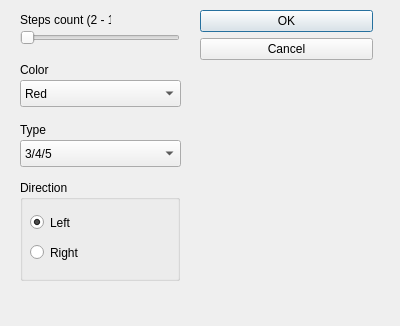
<?xml version="1.0" encoding="UTF-8"?>
<ui version="4.0">
 <class>QFractalDialog</class>
 <widget class="QDialog" name="QFractalDialog">
  <property name="geometry">
   <rect>
    <x>0</x>
    <y>0</y>
    <width>400</width>
    <height>326</height>
   </rect>
  </property>
  <property name="windowTitle">
   <string>Fractal settings</string>
  </property>
  <property name="modal">
   <bool>true</bool>
  </property>
  <widget class="QSlider" name="slSteps">
   <property name="geometry">
    <rect>
     <x>20</x>
     <y>30</y>
     <width>160</width>
     <height>16</height>
    </rect>
   </property>
   <property name="minimum">
    <number>2</number>
   </property>
   <property name="maximum">
    <number>18</number>
   </property>
   <property name="pageStep">
    <number>4</number>
   </property>
   <property name="orientation">
    <enum>Qt::Horizontal</enum>
   </property>
   <property name="invertedAppearance">
    <bool>false</bool>
   </property>
   <property name="tickPosition">
    <enum>QSlider::NoTicks</enum>
   </property>
  </widget>
  <widget class="QLabel" name="fractalStepsLabel">
   <property name="geometry">
    <rect>
     <x>20</x>
     <y>10</y>
     <width>91</width>
     <height>19</height>
    </rect>
   </property>
   <property name="text">
    <string>Steps count (2 - 17)</string>
   </property>
  </widget>
  <widget class="QComboBox" name="cbColor">
   <property name="geometry">
    <rect>
     <x>20</x>
     <y>80</y>
     <width>161</width>
     <height>27</height>
    </rect>
   </property>
   <item>
    <property name="text">
     <string>Red</string>
    </property>
   </item>
   <item>
    <property name="text">
     <string>Green</string>
    </property>
   </item>
   <item>
    <property name="text">
     <string>Blue</string>
    </property>
   </item>
  </widget>
  <widget class="QLabel" name="label">
   <property name="geometry">
    <rect>
     <x>20</x>
     <y>60</y>
     <width>72</width>
     <height>19</height>
    </rect>
   </property>
   <property name="text">
    <string>Color</string>
   </property>
  </widget>
  <widget class="QLabel" name="label_2">
   <property name="geometry">
    <rect>
     <x>20</x>
     <y>120</y>
     <width>72</width>
     <height>19</height>
    </rect>
   </property>
   <property name="text">
    <string>Type</string>
   </property>
  </widget>
  <widget class="QComboBox" name="cbType">
   <property name="geometry">
    <rect>
     <x>20</x>
     <y>140</y>
     <width>161</width>
     <height>27</height>
    </rect>
   </property>
   <item>
    <property name="text">
     <string>3/4/5</string>
    </property>
   </item>
   <item>
    <property name="text">
     <string>5/12/13</string>
    </property>
   </item>
   <item>
    <property name="text">
     <string>8/15/17</string>
    </property>
   </item>
   <item>
    <property name="text">
     <string>16/25/29</string>
    </property>
   </item>
  </widget>
  <widget class="QDialogButtonBox" name="buttonBox">
   <property name="geometry">
    <rect>
     <x>200</x>
     <y>10</y>
     <width>173</width>
     <height>151</height>
    </rect>
   </property>
   <property name="orientation">
    <enum>Qt::Vertical</enum>
   </property>
   <property name="standardButtons">
    <set>QDialogButtonBox::Cancel|QDialogButtonBox::Ok</set>
   </property>
  </widget>
  <widget class="QGroupBox" name="groupBox">
   <property name="geometry">
    <rect>
     <x>20</x>
     <y>180</y>
     <width>160</width>
     <height>101</height>
    </rect>
   </property>
   <property name="title">
    <string>Direction</string>
   </property>
   <property name="checkable">
    <bool>false</bool>
   </property>
   <widget class="QRadioButton" name="rbLeft">
    <property name="geometry">
     <rect>
      <x>10</x>
      <y>30</y>
      <width>117</width>
      <height>25</height>
     </rect>
    </property>
    <property name="text">
     <string>Left</string>
    </property>
    <property name="checked">
     <bool>true</bool>
    </property>
   </widget>
   <widget class="QRadioButton" name="radioButton_2">
    <property name="geometry">
     <rect>
      <x>10</x>
      <y>60</y>
      <width>117</width>
      <height>25</height>
     </rect>
    </property>
    <property name="text">
     <string>Right</string>
    </property>
   </widget>
  </widget>
 </widget>
 <resources/>
 <connections/>
</ui>
